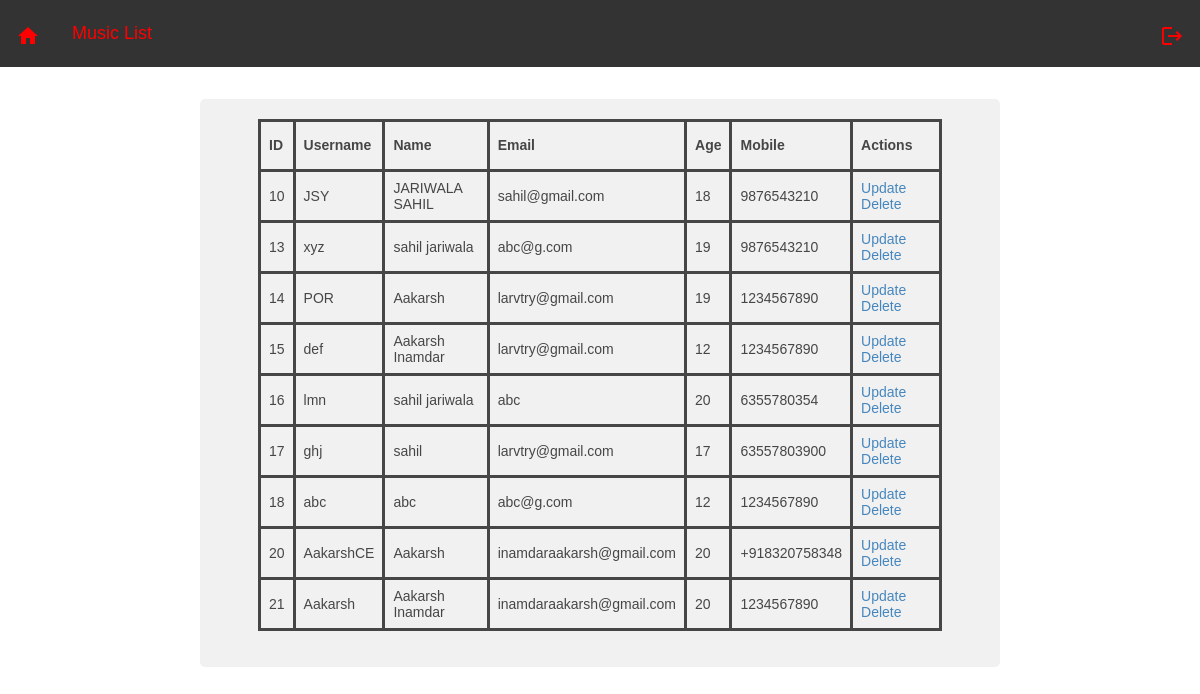
The app's page /view_users.php (signed in) with its own data.
### tables this page shows
CREATE TABLE `users` (
  `id` int(11) NOT NULL,
  `name` varchar(50) DEFAULT NULL,
  `username` varchar(50) NOT NULL,
  `password` varchar(255) NOT NULL,
  `email` varchar(50) DEFAULT NULL,
  `phone` varchar(14) DEFAULT NULL,
  `age` int(5) DEFAULT NULL,
  `user_type` varchar(6) NOT NULL,
  `path_of_user_img` varchar(100) NOT NULL DEFAULT 'userimage/defualt_image.png'
);

### view_users.php (the view, shortened to what this page needs)
<!DOCTYPE html>
<html lang="en">
<head>
    <link rel="stylesheet" href="https://maxcdn.bootstrapcdn.com/bootstrap/3.3.7/css/bootstrap.css">
    <link rel="stylesheet" href="table.css" type="text/css">
</head>
<body>
<ul>
<h4>
  <li style="float: right"><a  href="logout.php"><i class="material-icons">logout</i></a></li>
  <li><a href="admin.php"><i class="material-icons">home</i></a></li>
  <li><a href="displayfile.php">Music List</a></li>
  </h4>
</ul>
<br><br>
<center>
<div class="container" style="width:800px">
<?php
require_once "config.php";
$sql = "SELECT * FROM users";
if($result = mysqli_query($link, $sql))
{
	if(mysqli_num_rows($result) > 0)
	{
		echo "<table >";
			echo "<thead>";
				echo "<tr>";
					echo "<th>ID</th>";
					echo "<th>Username</th>";
					echo "<th>Name</th>";
					echo "<th>Email</th>";
					echo "<th>Age</th>";
					echo "<th>Mobile</th>";
					echo "<th>Actions</th>";
				echo "</tr>";
			echo "</thead>";
			echo "<tbody>";
			while($row = mysqli_fetch_array($result))
			{
				if($row['user_type'] =="user")
				{
					echo "<tr>";
						echo "<td>" . $row['id'] . "</td>";
						echo "<td>" . $row['username'] . "</td>";
						echo "<td>" . $row['name'] . "</td>";
						echo "<td>" . $row['email'] . "</td>";
						echo "<td>" . $row['age'] . "</td>";
						echo "<td>" . $row['phone'] . "</td>";
						echo "<td>";
							echo "<a href='admin_update.php?id=" . $row['id'] . "'>Update </a>";
							echo "<a href='admin_delete.php?id=" . $row['id'] . "'>Delete</a>";
						echo "</td>";
					echo "</tr>";
				}
			}
			echo "</tbody>";
		echo "</table>";
	} else{
		echo "<p><em><h1>No records were found.</h1></em></p><br>";
		echo "<a href='create.php'>Create New Record</a>";
	}
} else{
	echo "ERROR: Could not able to execute $sql. " . mysqli_error($link);
}
?>
	<br>
	</div>
	</center>
</body>
</html>

### table.css (style rules this page uses)
body { font: 14px sans-serif; background-image: url("https://toppng.com/uploads/preview/microphone-device-music-sound-dark-11569915014viix5krik1.jpg"); background-position: center; background-repeat: no-repeat; background-size: cover; }
.container { width: 500px; border-radius: 5px; background-color: rgb(240, 240, 240); padding: 20px; opacity: 0.9; }
ul { list-style-type: none; margin: 0; padding: 0; overflow: hidden; background-color: #333; top: 0; }
li { float: left; }
li a { display: block; color: red; text-align: center; padding: 14px 16px; text-decoration: none; transition: transform .2s; }
table { width: 90%; }
th { height: 50px; border: 3px solid ; padding: 8px; }
tr { height: 50px; border: 3px solid ; padding: 8px; }
td { border: 3px solid ; padding: 8px; }

### records on screen
users: id "10", username "JSY", name "JARIWALA SAHIL", email "sahil@gmail.com", age "18", phone "9876543210"
users: id "13", username "xyz", name "sahil jariwala", email "abc@g.com", age "19", phone "9876543210"
users: id "14", username "POR", name "Aakarsh", email "larvtry@gmail.com", age "19", phone "1234567890"
users: id "15", username "def", name "Aakarsh Inamdar", email "larvtry@gmail.com", age "12", phone "1234567890"
users: id "16", username "lmn", name "sahil jariwala", email "abc", age "20", phone "6355780354"
users: id "17", username "ghj", name "sahil", email "larvtry@gmail.com", age "17", phone "63557803900"
users: id "18", username "abc", name "abc", email "abc@g.com", age "12", phone "1234567890"
users: id "20", username "AakarshCE", name "Aakarsh", email "inamdaraakarsh@gmail.com", age "20", phone "+918320758348"
users: id "21", username "Aakarsh", name "Aakarsh Inamdar", email "inamdaraakarsh@gmail.com", age "20", phone "1234567890"
